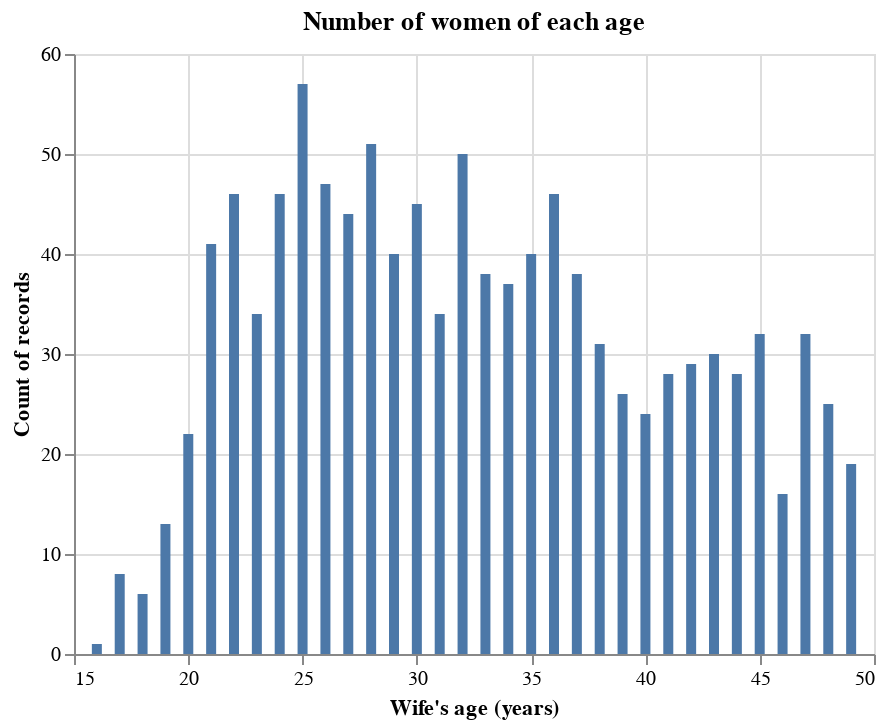

Notebook code for this chart:
### Code cell
wife_age_dist = alt.Chart(cmc_train, title = "Number of women of each age").mark_bar().encode(
    x = alt.X("wife_age", title = "Wife's age (years)"),
    y = alt.Y("count()", title = "Count of records")
)
wife_age_dist

### Figure 1 — Vega-Lite specification as saved in the notebook (floating-point values rounded to 4 significant figures; data arrays with more than 128 entries replaced by an {"elided": "..."} marker saying what was removed)
{"$schema": "https://vega.github.io/schema/vega-lite/v4.17.0.json", "config": {"view": {"continuousHeight": 300, "continuousWidth": 400}}, "data": {"name": "data-f15167d60f413a998667f82347f8e248"}, "datasets": {"data-f15167d60f413a998667f82347f8e248": {"elided": "1104 records"}}, "encoding": {"x": {"field": "wife_age", "title": "Wife's age (years)", "type": "quantitative"}, "y": {"aggregate": "count", "title": "Count of records", "type": "quantitative"}}, "mark": "bar", "title": "Number of women of each age"}
